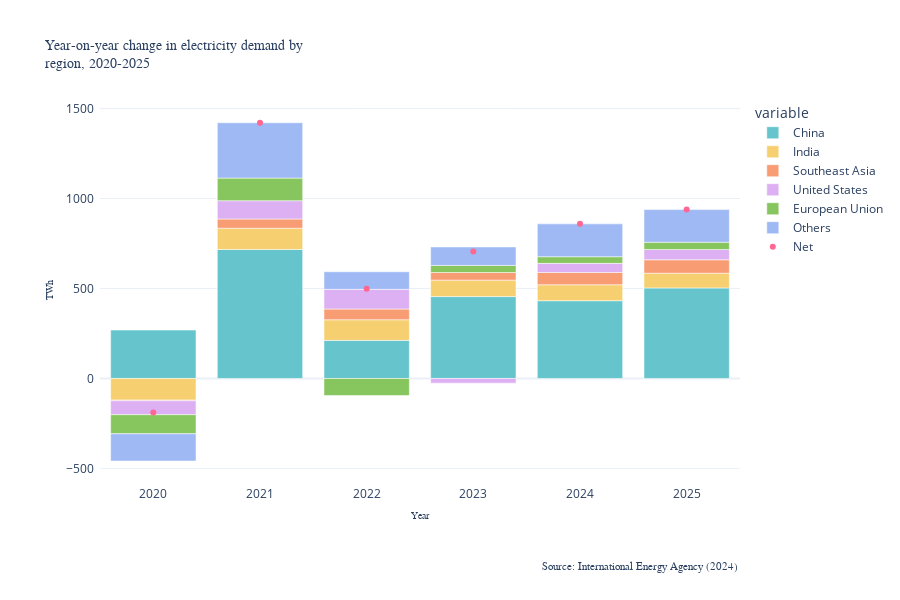

The code cell stored with this chart in its notebook:
### Code cell
fig = px.bar(dta, x=dta.index, y=[ 'China', 'India', 'Southeast Asia', 'United States', 'European Union', 'Others'],
            hover_name=dta.index, 
            color_discrete_sequence= px.colors.qualitative.Pastel,
            height=600, width=900,
            title='Year-on-year change in electricity demand by <br>region, 2020-2025')

fig.add_scatter(x=[2020, 2021, 2022, 2023, 2024, 2025], 
                y=[-189.5, 1421. , 498.1,  705. ,  859.1,  938.4],
                mode="markers",
                name="Net")

fig.update_traces(hovertemplate ='<br>%{x} <br>'+ '<b>%{y:.2f} Twh </b>')

fig.update_layout(template="plotly_white")

# Axis title and format
fig.update_yaxes(title_text="TWh", title_font_size=10, title_font_family='PT Serif Caption')
fig.update_xaxes(title_text="Year", title_font_size=10, title_font_family='PT Serif Caption')


# Figure title and labels
fig.update_layout( margin=dict(l=100, r=100, t=100, b=120, pad=5),
                  title_font_size=14,
                  title_font_family='PT Serif Caption')
# Footnotes
fig.add_annotation(xref='paper', x=1.0, yref='paper', y=-0.25,
                   text="Source: International Energy Agency (2024)", showarrow=False,
                   font=dict(size=11,
                             # color='#a70684',
                             family='PT Serif Caption'))


fig.show()

### Figure 1 — Plotly figure (JSON) as saved in the notebook; plotly's stock layout.template omitted (floating-point values rounded to 4 significant figures)
{"data": [{"alignmentgroup": "True", "hovertemplate": "<br>%{x} <br><b>%{y:.2f} Twh </b>", "hovertext": [2020, 2021, 2022, 2023, 2024, 2025], "legendgroup": "China", "marker": {"color": "rgb(102, 197, 204)", "pattern": {"shape": ""}}, "name": "China", "offsetgroup": "China", "orientation": "v", "showlegend": true, "textposition": "auto", "type": "bar", "x": [2020, 2021, 2022, 2023, 2024, 2025], "xaxis": "x", "y": [269.1, 716.9, 211.8, 455, 432.2, 503.1], "yaxis": "y"}, {"alignmentgroup": "True", "hovertemplate": "<br>%{x} <br><b>%{y:.2f} Twh </b>", "hovertext": [2020, 2021, 2022, 2023, 2024, 2025], "legendgroup": "India", "marker": {"color": "rgb(246, 207, 113)", "pattern": {"shape": ""}}, "name": "India", "offsetgroup": "India", "orientation": "v", "showlegend": true, "textposition": "auto", "type": "bar", "x": [2020, 2021, 2022, 2023, 2024, 2025], "xaxis": "x", "y": [-120.6, 118.1, 114.5, 91.4, 88.6, 81.7], "yaxis": "y"}, {"alignmentgroup": "True", "hovertemplate": "<br>%{x} <br><b>%{y:.2f} Twh </b>", "hovertext": [2020, 2021, 2022, 2023, 2024, 2025], "legendgroup": "Southeast Asia", "marker": {"color": "rgb(248, 156, 116)", "pattern": {"shape": ""}}, "name": "Southeast Asia", "offsetgroup": "Southeast Asia", "orientation": "v", "showlegend": true, "textposition": "auto", "type": "bar", "x": [2020, 2021, 2022, 2023, 2024, 2025], "xaxis": "x", "y": [-3.5, 51.3, 59.6, 42.4, 68.3, 74.8], "yaxis": "y"}, {"alignmentgroup": "True", "hovertemplate": "<br>%{x} <br><b>%{y:.2f} Twh </b>", "hovertext": [2020, 2021, 2022, 2023, 2024, 2025], "legendgroup": "United States", "marker": {"color": "rgb(220, 176, 242)", "pattern": {"shape": ""}}, "name": "United States", "offsetgroup": "United States", "orientation": "v", "showlegend": true, "textposition": "auto", "type": "bar", "x": [2020, 2021, 2022, 2023, 2024, 2025], "xaxis": "x", "y": [-77.3, 101.6, 109.5, -25.9, 50.5, 57.3], "yaxis": "y"}, {"alignmentgroup": "True", "hovertemplate": "<br>%{x} <br><b>%{y:.2f} Twh </b>", "hovertext": [2020, 2021, 2022, 2023, 2024, 2025], "legendgroup": "European Union", "marker": {"color": "rgb(135, 197, 95)", "pattern": {"shape": ""}}, "name": "European Union", "offsetgroup": "European Union", "orientation": "v", "showlegend": true, "textposition": "auto", "type": "bar", "x": [2020, 2021, 2022, 2023, 2024, 2025], "xaxis": "x", "y": [-105.8, 125.6, -94.9, 39.5, 37, 40], "yaxis": "y"}, {"alignmentgroup": "True", "hovertemplate": "<br>%{x} <br><b>%{y:.2f} Twh </b>", "hovertext": [2020, 2021, 2022, 2023, 2024, 2025], "legendgroup": "Others", "marker": {"color": "rgb(158, 185, 243)", "pattern": {"shape": ""}}, "name": "Others", "offsetgroup": "Others", "orientation": "v", "showlegend": true, "textposition": "auto", "type": "bar", "x": [2020, 2021, 2022, 2023, 2024, 2025], "xaxis": "x", "y": [-151.4, 307.5, 97.6, 102.6, 182.5, 181.5], "yaxis": "y"}, {"hovertemplate": "<br>%{x} <br><b>%{y:.2f} Twh </b>", "mode": "markers", "name": "Net", "type": "scatter", "x": [2020, 2021, 2022, 2023, 2024, 2025], "y": [-189.5, 1421, 498.1, 705, 859.1, 938.4]}], "layout": {"annotations": [{"font": {"family": "PT Serif Caption", "size": 11}, "showarrow": false, "text": "Source: International Energy Agency (2024)", "x": 1, "xref": "paper", "y": -0.25, "yref": "paper"}], "barmode": "relative", "height": 600, "legend": {"title": {"text": "variable"}, "tracegroupgap": 0}, "margin": {"b": 120, "l": 100, "pad": 5, "r": 100, "t": 100}, "title": {"font": {"family": "PT Serif Caption", "size": 14}, "text": "Year-on-year change in electricity demand by <br>region, 2020-2025"}, "width": 900, "xaxis": {"anchor": "y", "domain": [0, 1], "title": {"font": {"family": "PT Serif Caption", "size": 10}, "text": "Year"}}, "yaxis": {"anchor": "x", "domain": [0, 1], "title": {"font": {"family": "PT Serif Caption", "size": 10}, "text": "TWh"}}}}
